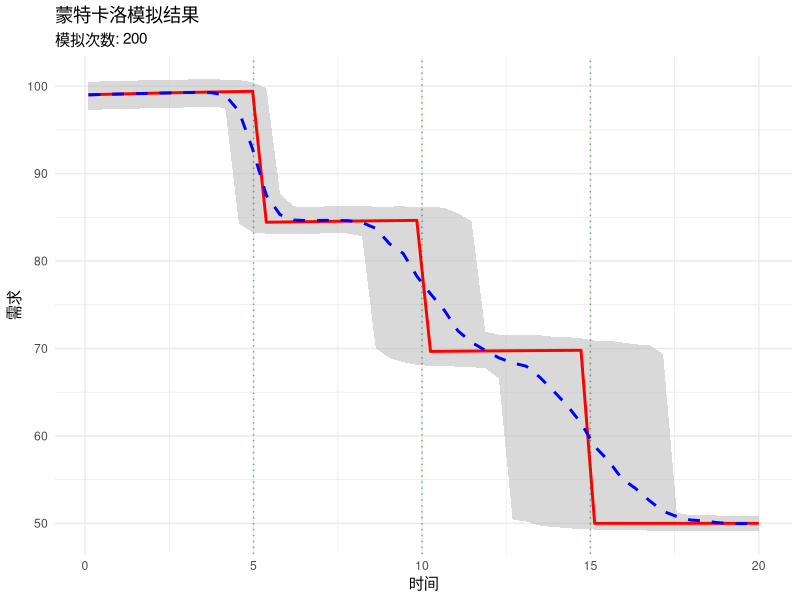

This figure's R source:
# ================ 完整可运行的蒙特卡洛测试代码 ================

# 清理环境
rm(list = ls())
gc()

# 加载必要的包
library(ggplot2)
library(dplyr)
library(tidyr)

# 设置随机种子
set.seed(123)

# 1. 定义简单的需求函数（不使用类）
demand_function <- function(x, params) {
  # params = list(a, b_list, T_list, mu)
  a <- params$a
  b_list <- params$b_list
  T_list <- params$T_list
  mu <- params$mu
  
  # 确保参数有效
  a <- max(0.01, min(0.99, a))
  T_list <- sort(T_list)  # 确保递增
  
  if (x > max(T_list)) {
    return(mu)
  }
  
  for (i in 1:length(T_list)) {
    if (x <= T_list[i]) {
      return(-a^x + b_list[i])
    }
  }
  
  return(mu)
}

# 2. 运行蒙特卡洛模拟函数
run_monte_carlo <- function(
    baseline_params = list(a = 0.9, b_list = c(100, 85, 70), 
                           T_list = c(5, 10, 15), mu = 50),
    n_simulations = 200,
    n_time_points = 50,
    time_horizon = 20,
    perturbation_level = 0.1
) {
  
  # 生成时间点
  time_points <- seq(0.1, time_horizon, length.out = n_time_points)
  
  # 存储结果
  all_demand_paths <- matrix(NA, nrow = n_simulations, ncol = n_time_points)
  all_params_list <- vector("list", n_simulations)
  
  cat("开始蒙特卡洛模拟...\n")
  
  for (sim in 1:n_simulations) {
    # 生成扰动参数
    perturbed_params <- list(
      a = baseline_params$a * exp(rnorm(1, 0, perturbation_level * 0.1)),
      b_list = baseline_params$b_list + rnorm(length(baseline_params$b_list), 0, perturbation_level * 10),
      T_list = baseline_params$T_list * (1 + rnorm(length(baseline_params$T_list), 0, perturbation_level)),
      mu = baseline_params$mu + rnorm(1, 0, perturbation_level * 5)
    )
    
    # 确保参数有效性
    perturbed_params$a <- max(0.01, min(0.99, perturbed_params$a))
    perturbed_params$b_list <- pmax(1, perturbed_params$b_list)
    perturbed_params$T_list <- pmax(0.1, perturbed_params$T_list)
    perturbed_params$mu <- max(0, perturbed_params$mu)
    perturbed_params$T_list <- sort(perturbed_params$T_list)
    
    all_params_list[[sim]] <- perturbed_params
    
    # 计算需求路径
    for (t in 1:n_time_points) {
      all_demand_paths[sim, t] <- demand_function(time_points[t], perturbed_params)
    }
    
    if (sim %% 10 == 0) cat(sprintf("进度: %d/%d\n", sim, n_simulations))
  }
  
  # 计算基准路径
  baseline_path <- sapply(time_points, demand_function, params = baseline_params)
  
  cat("模拟完成!\n")
  
  return(list(
    time_points = time_points,
    baseline_path = baseline_path,
    all_demand_paths = all_demand_paths,
    all_params = all_params_list,
    n_simulations = n_simulations,
    baseline_params = baseline_params
  ))
}

# 3. 分析函数
analyze_results <- function(results) {
  demand_paths <- results$all_demand_paths
  
  # 计算基本统计
  mean_path <- colMeans(demand_paths, na.rm = TRUE)
  std_path <- apply(demand_paths, 2, sd, na.rm = TRUE)
  ci_90_lower <- apply(demand_paths, 2, quantile, 0.05, na.rm = TRUE)
  ci_90_upper <- apply(demand_paths, 2, quantile, 0.95, na.rm = TRUE)
  cv <- std_path / abs(mean_path)
  
  # 阶段统计
  stage_T <- results$baseline_params$T_list
  stage_stats <- list()
  
  for (i in 1:length(stage_T)) {
    idx <- which.min(abs(results$time_points - stage_T[i]))
    stage_demands <- demand_paths[, idx]
    stage_stats[[i]] <- list(
      stage = i,
      time = stage_T[i],
      mean = mean(stage_demands, na.rm = TRUE),
      sd = sd(stage_demands, na.rm = TRUE),
      cv = sd(stage_demands, na.rm = TRUE) / abs(mean(stage_demands, na.rm = TRUE))
    )
  }
  
  return(list(
    mean_path = mean_path,
    std_path = std_path,
    ci_90_lower = ci_90_lower,
    ci_90_upper = ci_90_upper,
    cv = cv,
    stage_stats = stage_stats
  ))
}

# 4. 生成报告函数
generate_report <- function(results, analysis) {
  report_data <- data.frame()
  
  # 基本信息
  report_data <- rbind(report_data, data.frame(
    指标 = "模拟次数",
    值 = as.character(results$n_simulations),
    单位 = "次",
    说明 = "蒙特卡洛模拟总次数"
  ))
  
  # 阶段统计
  for (i in 1:length(analysis$stage_stats)) {
    stats <- analysis$stage_stats[[i]]
    report_data <- rbind(report_data, data.frame(
      指标 = paste0("阶段", i, "转换点需求均值"),
      值 = sprintf("%.2f", stats$mean),
      单位 = "需求单位",
      说明 = paste0("时间点T=", stats$time, ", CV=", sprintf("%.3f", stats$cv))
    ))
  }
  
  # 总体统计
  report_data <- rbind(report_data, data.frame(
    指标 = "平均需求",
    值 = sprintf("%.2f", mean(results$all_demand_paths, na.rm = TRUE)),
    单位 = "需求单位",
    说明 = "所有模拟和时间点的平均需求"
  ))
  
  report_data <- rbind(report_data, data.frame(
    指标 = "需求标准差",
    值 = sprintf("%.2f", sd(results$all_demand_paths, na.rm = TRUE)),
    单位 = "需求单位",
    说明 = "需求的总标准差"
  ))
  
  return(report_data)
}

# 5. 可视化函数
visualize_results <- function(results, analysis, save_path = NULL) {
  plot_data <- data.frame(
    time = results$time_points,
    mean = analysis$mean_path,
    baseline = results$baseline_path,
    ci_lower = analysis$ci_90_lower,
    ci_upper = analysis$ci_90_upper
  )
  
  p <- ggplot(plot_data, aes(x = time)) +
    geom_ribbon(aes(ymin = ci_lower, ymax = ci_upper), 
                fill = "gray70", alpha = 0.5) +
    geom_line(aes(y = baseline), color = "red", linewidth = 1) +
    geom_line(aes(y = mean), color = "blue", linetype = "dashed", linewidth = 1) +
    labs(x = "时间", y = "需求", 
         title = "蒙特卡洛模拟结果",
         subtitle = paste0("模拟次数: ", results$n_simulations)) +
    theme_minimal()
  
  # 添加阶段转换线
  for (T in results$baseline_params$T_list) {
    p <- p + geom_vline(xintercept = T, linetype = "dotted", color = "darkgreen", alpha = 0.5)
  }
  
  if (!is.null(save_path)) {
    ggsave(save_path, p, width = 10, height = 6, dpi = 300)
    cat("图表已保存到:", save_path, "\n")
  }
  
  return(p)
}

# ================ 主程序 ================

cat("开始蒙特卡洛测试...\n")

# 运行模拟
results <- run_monte_carlo(
  n_simulations = 200,  # 模拟次数
  n_time_points = 50,   # 时间点数量
  time_horizon = 20,    # 时间范围
  perturbation_level = 0.1  # 扰动水平
)

# 分析结果
analysis <- analyze_results(results)

# 生成报告
report_df <- generate_report(results, analysis)
cat("\n===== 报告结果 =====\n")
print(report_df)

# 可视化
p <- visualize_results(results, analysis, save_path = "final_results.png")
print(p)

# 保存报告
write.csv(report_df, "final_report.csv", row.names = FALSE)
cat("\n报告已保存到: final_report.csv\n")
cat("图表已保存到: final_results.png\n")

# 显示阶段详细统计
cat("\n===== 阶段详细统计 =====\n")
for (i in 1:length(analysis$stage_stats)) {
  stats <- analysis$stage_stats[[i]]
  cat(sprintf("阶段%d (T=%.1f):\n", i, stats$time))
  cat(sprintf("  均值: %.2f\n", stats$mean))
  cat(sprintf("  标准差: %.2f\n", stats$sd))
  cat(sprintf("  变异系数: %.3f\n", stats$cv))
  cat("\n")
}